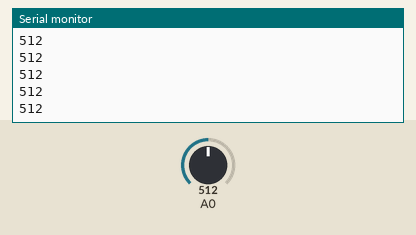
Simulated run of this sketch. Board: Arduino Uno, built with avr-gcc and run on an emulated ATmega328P. Parts: the last lines printed to the serial monitor. The inputs (shaded band) are chosen by the test bench; at power-on: A0 = 512.

Above: at 1.2 s.
1.3 s: A0 set to 716
At 2.2 s:
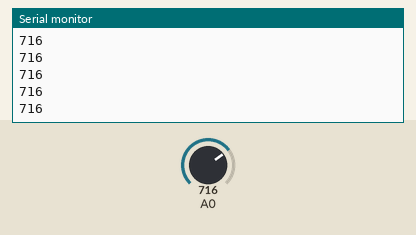
2.8 s: A0 set to 900
At 3.7 s:
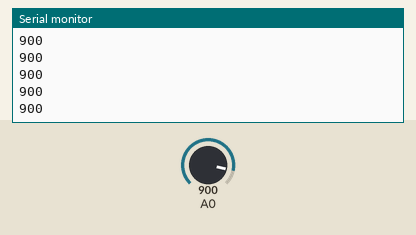
Timing chart, 0 to 5.8 s (numbered marks = the images above; inputs shaded):
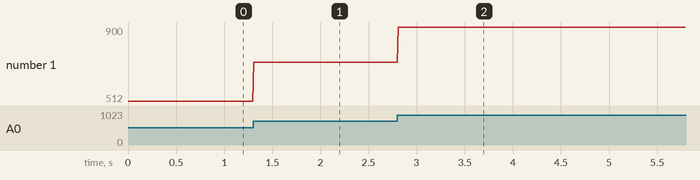

The sketch:

knobsendsserial.ino
```cpp
int knob = 0;

void setup() {
  // put your setup code here, to run once:
  Serial.begin(31250); // create a serial connection back to the PC
}

void loop() {
  // put your main code here, to run repeatedly:

  knob = analogRead(A0); // 0-1023
  Serial.println(knob); // send the value

  delay(10);
}
```

Measured:
- after the input at 1.3 s, the serial monitor: prints a new line at once (image 1)
- after the input at 2.8 s, the serial monitor: prints a new line at once (image 2)
- plotted number 1: 512 → 716 after the input at 1.3 s, 716 → 900 after the input at 2.8 s
